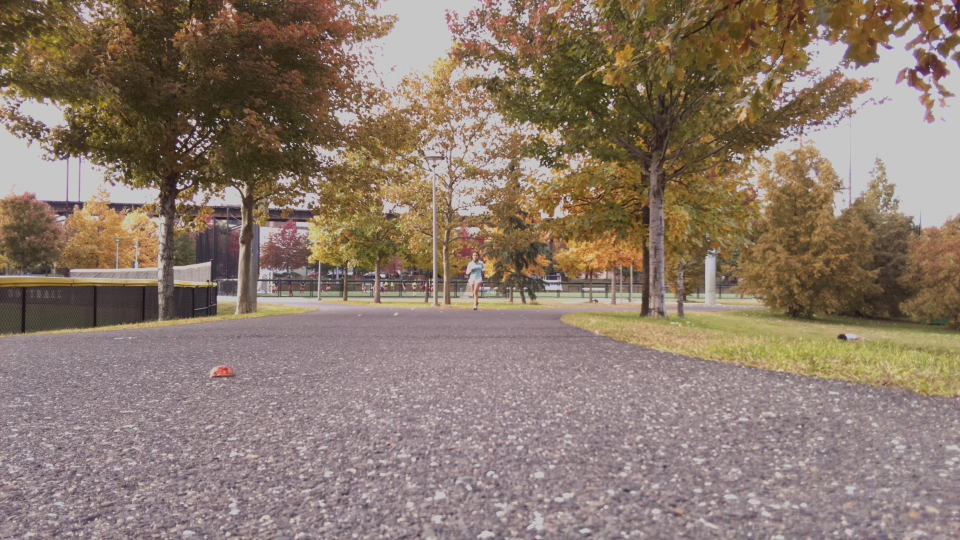
#> input picture CameraTests/Test1.jpg, 960 x 540 px
$ python PathFinder2.py   (Python 2 division)   (older library calls are emulated)
#> lines starting #> are read from the running program, lines starting #| are printed output that depends on the picture; after the words box and inside, x2 and y2 are one past the last pixel; in counts of white or black regions, pixels touching at a corner belong together
import numpy as np
import math
import cv2
import time
import warnings
from scipy import stats
import random

#import picamera
#from picamera.array import PiRGBArray
warnings.filterwarnings('error')
# [13 lines left out: function sideBySide, not called in this run]

def maxContour(contours):
    if contours is None:
        return None, 0
    maxCont = None
    maxIdx = -1
    maxLen = -1 #cv2.arcLength(maxCont, False)
    for i, c in enumerate(contours):


        nextLen = cv2.arcLength(c, False)
        if nextLen > maxLen:
            maxCont = c
            maxIdx = i
            maxLen = nextLen
    return maxCont,maxIdx

class FindEdge():
    def __init__(self, img, removePixels = 0):
        # camera calibration parameters (if we get these)
        self.cam_mtx = None
        self.cam_dst = None

        # processed image for edge detection
        self.proc_img = None
        self.edges = None

        #current image
        self.removePixels = removePixels
        if img is not None:
            self.x_dim = img.shape[1]
            self.y_dim = img.shape[0]
            self.carX, self.carY = self.x_dim / 2, self.y_dim

            self.cropped_image = img[removePixels:, :]
            self.y_dimC = self.cropped_image.shape[0]
            self.x_dimC = self.cropped_image.shape[1]
            self.set_new_image(img)


        # windowing parameters for edge detection.
        # WARNING THESE ARE REALLY SENSITIVE TAKE CARE WHEN CHANGING
        self.window_height = 10
        self.window_width = 10
        self.margin = 20

        #what side of the road we want to look for
        self.look_left = False
        #number of frames since losing the road
        self.lostCount = 0


        #Left and Right Line
        self.rightLine = None
        self.leftLine = None

        self.d_desired = 3
        self.temp = None
        self.prev_param = (0,0,0,0)


    def set_new_image(self, image):
        self.cur_image = image
        self.cropped_image = self.cur_image[self.removePixels:, :]
        self.y_dim, self.x_dim, _ = image.shape
        self.y_dimC, self.x_dimC, _ = self.cropped_image.shape
        self.temp = image
        self.set_preproc_cur_image()

    def set_line(self, vx, vy, x, y, left):
        vx1, vy1, x1, y1 = self.prev_param
        prevFact = 0.8
        curFact = 1-prevFact
        vx = prevFact * vx1 + curFact*vx
        vy = prevFact * vy1 + curFact*vy
        x = prevFact * x1 + curFact*x
        y = prevFact * y1 + curFact*y
        self.prev_param = [vx, vy,x,y]
        fun = lambda xhat: int(((xhat - x) * vy / vx) + y)
        if left:
            self.leftLine = fun
        else:
            self.rightLine = fun

    def set_look_left(self, val):
        self.look_left = val


    def set_preproc_cur_image(self):
        '''
        process the cropped image in the hope of finding an edge
        :param self:
        :return:
        '''
        imageHSV = cv2.cvtColor(cv2.medianBlur(self.cropped_image, 3), cv2.COLOR_RGB2HSV)
        y_dim ,x_dim, _ = imageHSV.shape

        h, s, v = cv2.split(imageHSV)
        xBox = range(x_dim / 2 - 5, x_dim / 2 + 5)
        yBox = range(y_dim - 10, y_dim)

        hmean = np.mean(h[yBox, xBox])
        smean = np.mean(s[yBox, xBox])
        vmean = np.mean(v[yBox, xBox])


        epsH = 10
        epsS = 5
        epsV = 10
        threshH = cv2.inRange(h, hmean - epsH, hmean + epsH)
        threshS = cv2.inRange(s, smean - epsS, smean + epsS)
        threshV = cv2.inRange(v, vmean - epsV, vmean + epsV)

        combined = threshS # (threshH & threshV)#(threshH) & (threshS)
        combined = cv2.medianBlur(combined, 5)
        self.temp = np.hstack((threshH, threshS, threshV))
        combined = cv2.Canny(combined, 100, 200)
        self.proc_img = combined


        # [5 lines of commented-out code are left out]
        try:
            contours, hierarchy = cv2.findContours(self.proc_img[:, :], cv2.RETR_TREE,
                                                         cv2.CHAIN_APPROX_SIMPLE)
            c, i = maxContour(contours)
            cv2.drawContours(self.temp,contours,i, (255,0,0), 3)

            #cv2.imwrite('combined.jpg', cv2.drawContours(temp,contours,i, (255,0,0), 3))
        except Exception as e:
            print "error in proc image"
            print e
            contour, hierarchy = None, None
            self.temp = threshS


    def collect_edge_R(self):
        cropBy = self.x_dimC/2
        image = self.proc_img[:, -cropBy:]
        try:
            contours, _ =  cv2.findContours(image, cv2.RETR_TREE, cv2.CHAIN_APPROX_SIMPLE)
        except Exception as e:
            print e
            contours = None
        c, i = maxContour(contours)
        temp = np.copy(c)
        #offset contour back to full image
        thresh = 100 if not self.look_left else 400
        if c is not None and cv2.arcLength(c, False) > thresh:
            temp[:,:,0] = temp[:,:,0] + cropBy*np.ones_like(c[:,:,0])
            temp[:, :, 1] = temp[:, :, 1] + self.removePixels* np.ones_like(c[:, :, 0])
            [vx, vy, x, y] = cv2.fitLine(temp, cv2.cv.CV_DIST_L2, 0, 0.01, 0.01)
            self.set_line(vx,vy,x,y,False)
            self.lostCount = 0 #reset counter for finding the road
            #cv2.drawContours(image, contours, i, (255, 0, 0), 3)
            #cv2.imwrite('collectR.jpg', image)
        else:
            #if we can't find the road
            if self.lostCount >= 10:
                self.rightLine = None
            #cv2.drawContours(image, contours, -1, (255, 0, 0), 3)
            #cv2.imwrite('collectR.jpg', image)
            self.lostCount += 1


    def collect_edge_L(self):
        cropBy = self.x_dimC / 3
        image = self.proc_img[:, :cropBy]
        try:
            contours, _ = cv2.findContours(image, cv2.RETR_TREE, cv2.CHAIN_APPROX_SIMPLE)
        except:
            contours = None
        c, i = maxContour(contours)
        thresh = 100 if self.look_left else 400
        if c is not None and cv2.arcLength(c, False) > thresh:
            temp = np.copy(c)
            temp[:, :, 1] = temp[:, :, 1] + self.removePixels * np.ones_like(c[:, :, 0])
            [vx, vy, x, y] = cv2.fitLine(temp, cv2.DIST_L2, 0, 0.01, 0.01)
            self.set_line(vx,vy,x,y,True)
            self.lostCount = 0  # reset counter for finding the road
            #cv2.imwrite('collectL.jpg', cv2.drawContours(image, contours, i, (255, 0, 0), 3))
        else:
            # if we can't find the road
            if self.lostCount >= 10:
                self.leftLine = None
            #cv2.imwrite('collectL.jpg', cv2.drawContours(image, contours, -1, (255, 0, 0), 3))
            self.lostCount += 0

    # [5 lines left out: function collect_des_edge, not called in this run]


    def draw_r_edge(self):
        if self.rightLine is not None:
            lefty = self.rightLine(self.x_dim/2)
            righty = self.rightLine(self.x_dim)
            temp = np.copy(self.cur_image)
            cv2.line(temp, (self.x_dim, righty), (self.x_dim/2, lefty), (0, 0, 255), 5)
            return temp, self.temp
        return self.proc_img, self.temp

    def draw_l_edge(self):
        if self.leftLine is not None:
            lefty = self.leftLine(0)
            righty = self.leftLine(self.x_dim/2)
            temp = np.copy(self.cur_image)
            cv2.line(temp, (self.x_dim/2, righty), (0, lefty), (0, 255, 0), 5)
            return temp,self.temp
        return self.proc_img, self.temp

    # [5 lines left out: function draw_des_edge, not called in this run]

    def calc_road_offset(self):
        ym_per_pix = 50 / 250.0  # meters per pixel in y dimension
        xm_per_pix = 0.37 / 75.0  # meters per pixel in x dimension


        if self.look_left:
            self.collect_edge_L()
            curLine = self.leftLine
        else:
            self.collect_edge_R()
            curLine = self.rightLine

        if curLine is not None:
            #inverse image of line level with y of car
            m = float(curLine(self.x_dim) - curLine(0)) / self.x_dim
            offX = (self.y_dim - curLine(0)) / m
            dist = -(self.x_dim/2 - offX) * xm_per_pix

            # [7 lines of commented-out code are left out]
            return self.d_desired - dist
        return -1

    def calc_phi_r(self):
        if self.look_left:
            self.collect_edge_L()
            curLine = self.leftLine
        else:
            self.collect_edge_R()
            curLine = self.rightLine
        if curLine is None:
            return 0
        m = float(curLine(self.x_dim) - curLine(0)) / self.x_dim
        return self.calc_road_offset()/5 - (m-.2)


if __name__ == "__main__":
    image = cv2.imread('CameraTests/Test1.jpg')
#> image is the input picture: shape (540, 960, 3); mean B, G, R 108.7, 121.7, 139.3
    rand = 90 #random.randint(0,100)
    #image = cv2.imread('PennParkPics/Picture ' + str(rand)+'.jpg')
    temp = np.copy(image)
    y,x, _ = image.shape
    print y,x
#| 540 960
    cv2.line(temp, (x/2,y),(x/2,0), (255,0,0),3)
#> temp: shape (540, 960, 3); 0.52% of pixels changed, all inside (x1, y1, x2, y2) = (478, 0, 483, 540)
    cv2.imwrite('image.jpg', temp)
    edgeFinder = FindEdge(image,y/2)
#> in set_preproc_cur_image, `h, s, v = cv2.split(imageHSV)`:
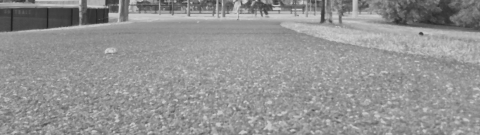
#> v: shape (270, 960) (shown at 1/2 size); min 30, max 216, mean 147.4
#> in set_preproc_cur_image, `hmean = np.mean(h[yBox, xBox])`: hmean = 127.3
#> in set_preproc_cur_image, `smean = np.mean(s[yBox, xBox])`: smean = 24.3
#> in set_preproc_cur_image, `vmean = np.mean(v[yBox, xBox])`: vmean = 163.6
#> in set_preproc_cur_image, `threshH = cv2.inRange(h, hmean - epsH, hmean + epsH)`:
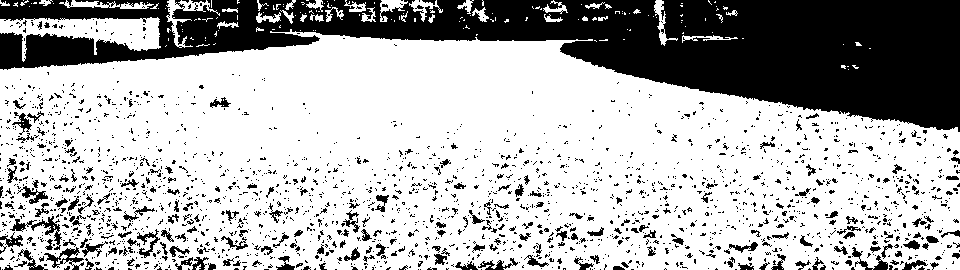
#> threshH: shape (270, 960); 69.9% white; 2110 black regions (1900 under 20 px), largest, box (x1, y1, x2, y2) and area: (0, 0, 960, 132) 59043, (10, 216, 62, 250) 408, (44, 247, 84, 270) 327
#> in set_preproc_cur_image, `combined = cv2.Canny(combined, 100, 200)`:
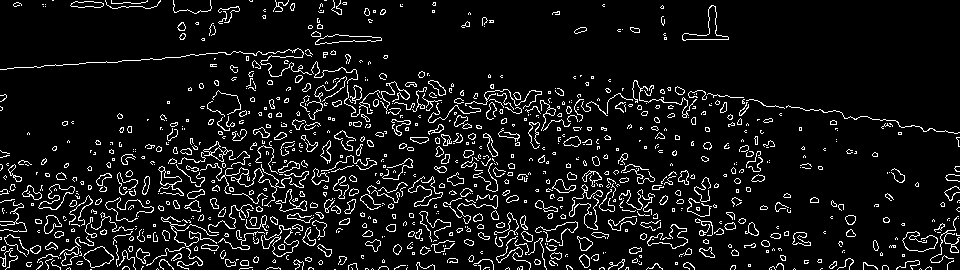
#> combined: shape (270, 960); 8.1% white in thin lines or dots
#> in set_preproc_cur_image, `contours, hierarchy = cv2.findContours(self.proc_img[:, :], cv2.RETR_T..`: contours = 1340 contours, 1035 with area under 20; largest, box (x1, y1, x2, y2) and area: (682, 5, 729, 41) 408, (682, 5, 729, 41) 401, (83, 246, 114, 268) 386, (83, 246, 114, 268) 371, (38, 184, 75, 210) 359
#> the loop in maxContour, `for i, c in enumerate(contours):  ` made 1340 passes
#> (nextLen, maxCont, maxLen) on passes 1, 2, 7: (0, [[771, 269]], 0), (1, [[589, 269], [590, 269]], 1), (4.24, [[920, 268], [919, 269], [920, 268], [921, 269]], 4.24)
#> after the loop in maxContour, `for i, c in enumerate(contours):`: maxCont = contour of 328 points, box (x1, y1, x2, y2) (0, 48, 312, 77), area 34; maxIdx = 1256; maxLen = 962.5
#> in set_preproc_cur_image, `c, i = maxContour(contours)`: c has the same summary as maxCont in maxContour; i = 1256
#> in set_preproc_cur_image, `cv2.drawContours(self.temp,contours,i, (255,0,0), 3)`:
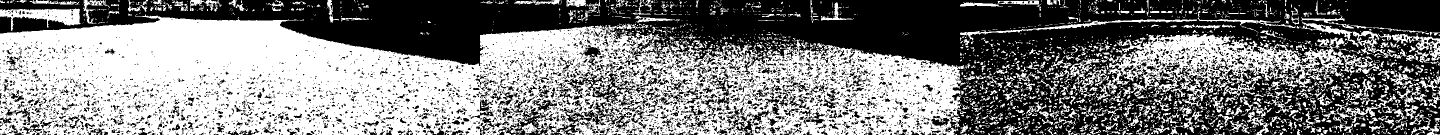
#> self.temp: shape (270, 2880) (shown at 1/2 size); 50.2% white; 5543 black regions (4847 under 20 px), largest, box (x1, y1, x2, y2) and area: (0, 0, 2880, 270) 314319, (1100, 204, 1264, 270) 2714, (1125, 140, 1271, 207) 2555
    edgeFinder.look_left = False
    edgeFinder.collect_edge_L()
#> in collect_edge_L, `image = self.proc_img[:, :cropBy]`:
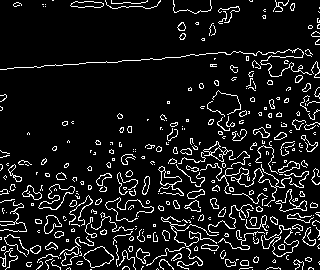
#> image: shape (270, 320); 9.5% white in thin lines or dots
#> in collect_edge_L, `contours, _ = cv2.findContours(image, cv2.RETR_TREE, cv2.CHAIN_APPROX_..`: contours = 474 contours, 380 with area under 20; largest, box (x1, y1, x2, y2) and area: (83, 246, 114, 268) 386, (83, 246, 114, 268) 371, (38, 184, 75, 210) 359, (38, 184, 75, 210) 341, (275, 189, 307, 212) 234
#> the loop in maxContour (call 2), `for i, c in enumerate(contours):  ` made 474 passes
#> (nextLen, maxCont, maxLen) on passes 1 to 3: (0, [[252, 269]], 0), (1, [[90, 269], [91, 269]], 1), (4.24, [[157, 268], [156, 269], [157, 268], [158, 269]], 4.24)
#> in collect_edge_L, `c, i = maxContour(contours)`: c has the same summary as maxCont in maxContour; i = 434
#> in collect_edge_L, `temp = np.copy(c)`: temp has the same summary as maxCont in maxContour
#> in collect_edge_L, `[vx, vy, x, y] = cv2.fitLine(temp, cv2.DIST_L2, 0, 0.01, 0.01)`: vx = [1]; vy = [-0.015]; x = [225.9]; y = [329.8]
#> in set_line, `vx = prevFact * vx1 + curFact*vx`: vx = [0.2]
#> in set_line, `vy = prevFact * vy1 + curFact*vy`: vy = [-0.003]
#> in set_line, `x = prevFact * x1 + curFact*x`: x = [45.18]
#> in set_line, `y = prevFact * y1 + curFact*y`: y = [65.96]
#> in set_line, `self.prev_param = [vx, vy,x,y]`: self.prev_param = [[0.2], [-0.003], [45.18], [65.96]]
    edgeFinder.collect_edge_R()
#> in collect_edge_R, `image = self.proc_img[:, -cropBy:]`:
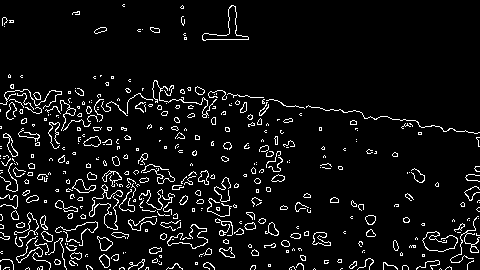
#> image: shape (270, 480); 6.3% white in thin lines or dots
#> in collect_edge_R, `contours, _ =  cv2.findContours(image, cv2.RETR_TREE, cv2.CHAIN_APPROX..`: contours = 582 contours, 462 with area under 20; largest, box (x1, y1, x2, y2) and area: (202, 5, 249, 41) 408, (202, 5, 249, 41) 401, (72, 179, 96, 193) 146, (73, 179, 96, 193) 138, (97, 236, 113, 251) 127
#> in collect_edge_R, `c, i = maxContour(contours)`: c = contour of 189 points, box (x1, y1, x2, y2) (89, 184, 123, 230), area 48; i = 244
#> in collect_edge_R, `temp = np.copy(c)`: temp has the same summary as c
#> in collect_edge_R, `[vx, vy, x, y] = cv2.fitLine(temp, cv2.cv.CV_DIST_L2, 0, 0.01, 0.01)`: vx = [0.0167]; vy = [1]; x = [587.5]; y = [475.1]
    edgeFinder.calc_road_offset()
    edgeFinder.calc_phi_r()
    lines = cv2.addWeighted(edgeFinder.draw_r_edge(),0.5,edgeFinder.draw_l_edge(),0.5,0)
#> in draw_l_edge, `cv2.line(temp, (self.x_dim/2, righty), (0, lefty), (0, 255, 0), 5)`:
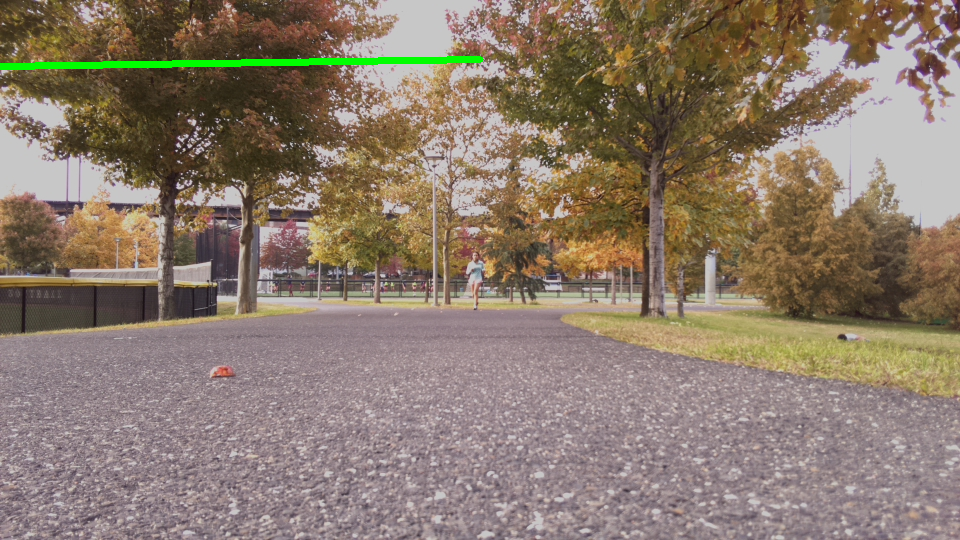
#> temp: shape (540, 960, 3); 0.65% of pixels changed, all inside (x1, y1, x2, y2) = (0, 56, 484, 70)
#> (the run stopped early here; a loop or call above may not have finished)

$ run again, with CameraTests/Test2.jpg copied over CameraTests/Test1.jpg
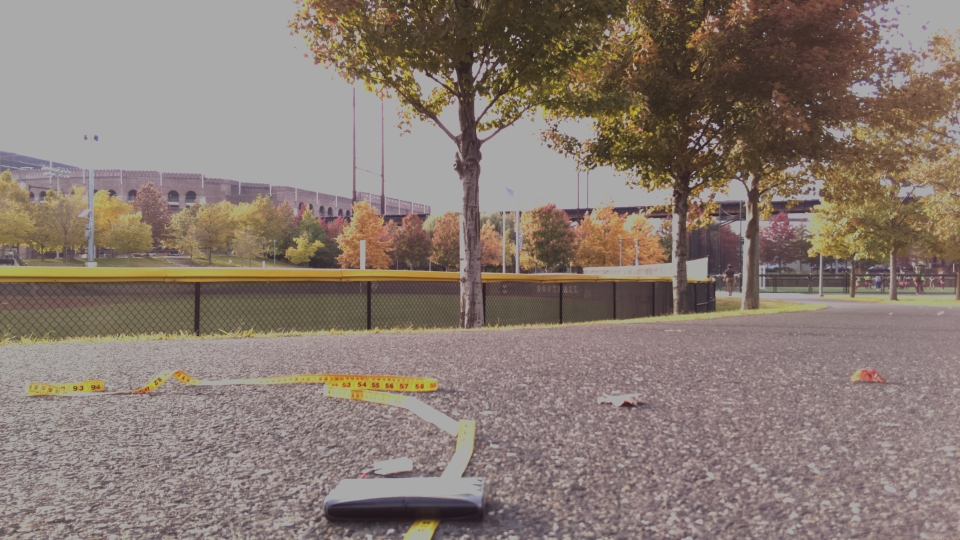
#> input picture CameraTests/Test2.jpg, 960 x 540 px
#> image is the input picture: shape (540, 960, 3); mean B, G, R 113.7, 122, 136
#| 540 960
#> imageHSV: shape (270, 960, 3); mean H, S, V 115.5, 39.6, 138.8
#> hmean = 135.9
#> smean = 25.3
#> vmean = 110.5
#> in set_preproc_cur_image, `threshH = cv2.inRange(h, hmean - epsH, hmean + epsH)`:
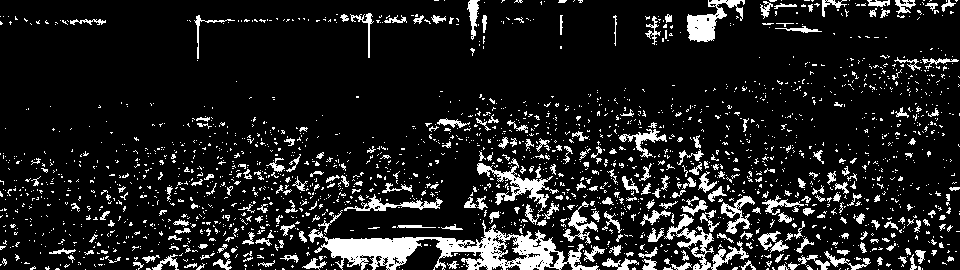
#> threshH: shape (270, 960); 12.2% white; 2167 white regions (1893 under 20 px), largest, box (x1, y1, x2, y2) and area: (308, 220, 599, 270) 5261, (664, 214, 749, 270) 1135, (477, 158, 559, 213) 1040
#> threshS: shape (270, 960); 29.8% white; 1759 white regions (1541 under 20 px), largest, box (x1, y1, x2, y2) and area: (0, 109, 449, 270) 34266, (769, 33, 960, 142) 8850, (169, 65, 421, 114) 6020
#> threshV: shape (270, 960); 9.5% white; 952 white regions (796 under 20 px), largest, box (x1, y1, x2, y2) and area: (0, 12, 195, 70) 6767, (196, 25, 366, 66) 3407, (482, 223, 555, 270) 857
#> in set_preproc_cur_image, `contours, hierarchy = cv2.findContours(self.proc_img[:, :], cv2.RETR_T..`: contours = 1197 contours, 952 with area under 20; largest, box (x1, y1, x2, y2) and area: (460, 116, 496, 142) 402, (460, 116, 496, 142) 386, (888, 198, 931, 225) 350, (888, 198, 931, 225) 335, (37, 198, 68, 220) 326
#> the loop in maxContour, `for i, c in enumerate(contours):  ` made 1197 passes
#> (nextLen, maxLen) on passes 1, 6, 8, 9, 15, 16, 20, 33: (5.83, 5.83), (10.66, 10.66), (13.66, 13.66), (14.24, 14.24), (14.49, 14.49), (24.14, 24.14), (33.38, 33.38), (33.38, 33.38)
#> after the loop in maxContour, `for i, c in enumerate(contours):`: maxCont = contour of 875 points, box (x1, y1, x2, y2) (7, 104, 317, 196), area 152; maxIdx = 979; maxLen = 1901.5
#> in set_preproc_cur_image, `c, i = maxContour(contours)`: c has the same summary as maxCont in maxContour; i = 979
#> in collect_edge_L, `contours, _ = cv2.findContours(image, cv2.RETR_TREE, cv2.CHAIN_APPROX_..`: contours = 410 contours, 323 with area under 20; largest, box (x1, y1, x2, y2) and area: (37, 198, 68, 220) 326, (37, 198, 64, 215) 242, (112, 98, 135, 119) 202, (248, 217, 269, 239) 172, (115, 98, 135, 119) 168
#> the loop in maxContour (call 2), `for i, c in enumerate(contours):  ` made 410 passes
#> (nextLen, maxCont, maxLen) on pass 1: (4.24, [[289, 268], [288, 269], [289, 268], [290, 269]], 4.24)
#> in collect_edge_L, `c, i = maxContour(contours)`: c has the same summary as maxCont in maxContour; i = 374
#> in collect_edge_L, `temp = np.copy(c)`: temp has the same summary as maxCont in maxContour
#> in collect_edge_L, `[vx, vy, x, y] = cv2.fitLine(temp, cv2.DIST_L2, 0, 0.01, 0.01)`: vx = [0.952]; vy = [-0.306]; x = [127.7]; y = [417.2]
#> in set_line, `vx = prevFact * vx1 + curFact*vx`: vx = [0.19]
#> in set_line, `vy = prevFact * vy1 + curFact*vy`: vy = [-0.0612]
#> in set_line, `x = prevFact * x1 + curFact*x`: x = [25.53]
#> in set_line, `y = prevFact * y1 + curFact*y`: y = [83.44]
#> self.prev_param = [[0.19], [-0.0612], [25.53], [83.44]]
#> in collect_edge_R, `contours, _ =  cv2.findContours(image, cv2.RETR_TREE, cv2.CHAIN_APPROX..`: contours = 655 contours, 527 with area under 20; largest, box (x1, y1, x2, y2) and area: (408, 198, 451, 225) 350, (408, 198, 451, 225) 335, (352, 226, 391, 252) 289, (352, 226, 391, 252) 272, (420, 87, 465, 146) 177
#> in collect_edge_R, `c, i = maxContour(contours)`: c = contour of 204 points, box (x1, y1, x2, y2) (420, 87, 465, 146), area 177; i = 550
#> in collect_edge_R, `temp = np.copy(c)`: temp has the same summary as c
#> in collect_edge_R, `[vx, vy, x, y] = cv2.fitLine(temp, cv2.cv.CV_DIST_L2, 0, 0.01, 0.01)`: vx = [0.452]; vy = [-0.892]; x = [922.7]; y = [387.2]
#> in draw_l_edge, `lefty = self.leftLine(0)`: lefty = 91
#> in draw_l_edge, `cv2.line(temp, (self.x_dim/2, righty), (0, lefty), (0, 255, 0), 5)`:
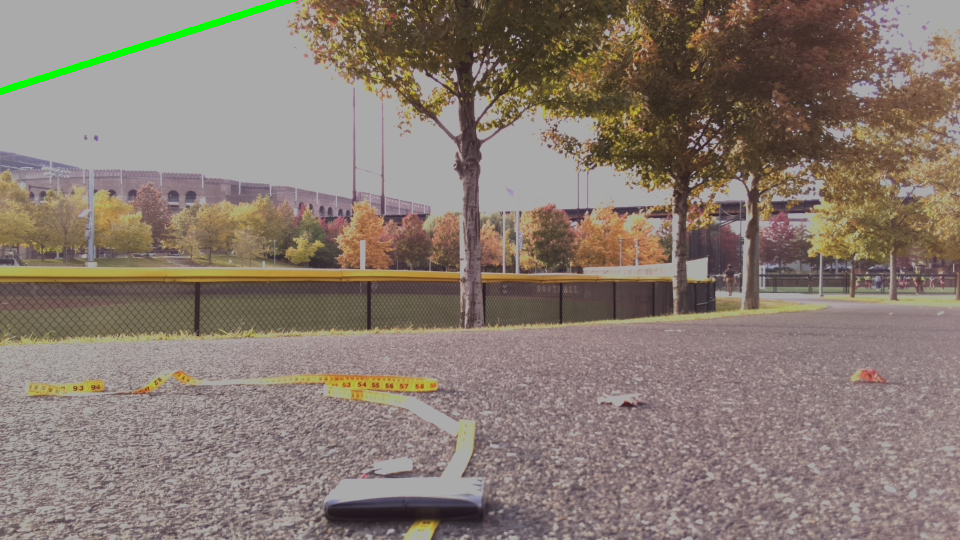
#> temp: shape (540, 960, 3); mean B, G, R 113, 122.4, 135.3
